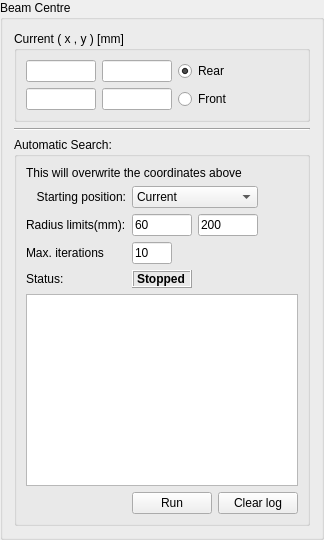
        <widget class="QGroupBox" name="groupBox_13">
         <property name="title">
          <string>Beam Centre</string>
         </property>
         <property name="flat">
          <bool>false</bool>
         </property>
         <property name="checkable">
          <bool>false</bool>
         </property>
         <layout class="QVBoxLayout" name="verticalLayout_12" stretch="1,1,2">
          <item>
           <widget class="QGroupBox" name="groupBox_12">
            <property name="title">
             <string>Current ( x , y ) [mm]</string>
            </property>
            <layout class="QGridLayout" name="gridLayout_31">
             <item row="0" column="0">
              <widget class="QLineEdit" name="rear_beam_x">
               <property name="maximumSize">
                <size>
                 <width>70</width>
                 <height>16777215</height>
                </size>
               </property>
               <property name="text">
                <string/>
               </property>
              </widget>
             </item>
             <item row="0" column="1">
              <widget class="QLineEdit" name="rear_beam_y">
               <property name="maximumSize">
                <size>
                 <width>70</width>
                 <height>16777215</height>
                </size>
               </property>
              </widget>
             </item>
             <item row="0" column="2">
              <widget class="QRadioButton" name="rear_radio">
               <property name="text">
                <string>Rear</string>
               </property>
               <property name="checked">
                <bool>true</bool>
               </property>
              </widget>
             </item>
             <item row="1" column="0">
              <widget class="QLineEdit" name="front_beam_x">
               <property name="maximumSize">
                <size>
                 <width>70</width>
                 <height>16777215</height>
                </size>
               </property>
               <property name="text">
                <string/>
               </property>
              </widget>
             </item>
             <item row="1" column="1">
              <widget class="QLineEdit" name="front_beam_y">
               <property name="maximumSize">
                <size>
                 <width>70</width>
                 <height>16777215</height>
                </size>
               </property>
              </widget>
             </item>
             <item row="1" column="2">
              <widget class="QRadioButton" name="front_radio">
               <property name="text">
                <string>Front</string>
               </property>
              </widget>
             </item>
            </layout>
            <zorder>rear_beam_y</zorder>
            <zorder>rear_radio</zorder>
            <zorder>front_beam_y</zorder>
            <zorder>front_beam_x</zorder>
            <zorder>front_radio</zorder>
            <zorder>rear_beam_x</zorder>
           </widget>
          </item>
          <item>
           <widget class="Line" name="line_3">
            <property name="orientation">
             <enum>Qt::Horizontal</enum>
            </property>
           </widget>
          </item>
          <item>
           <widget class="QGroupBox" name="groupBox_8">
            <property name="title">
             <string>Automatic Search:</string>
            </property>
            <layout class="QVBoxLayout" name="verticalLayout_3">
             <item>
              <widget class="QLabel" name="label_59">
               <property name="text">
                <string>This will overwrite the coordinates above</string>
               </property>
               <property name="wordWrap">
                <bool>true</bool>
               </property>
              </widget>
             </item>
             <item>
              <layout class="QHBoxLayout" name="horizontalLayout_19">
               <item>
                <layout class="QGridLayout" name="gridLayout_8">
                 <item row="0" column="0">
                  <widget class="QLabel" name="label_56">
                   <property name="text">
                    <string>Starting position:</string>
                   </property>
                   <property name="alignment">
                    <set>Qt::AlignRight|Qt::AlignTrailing|Qt::AlignVCenter</set>
                   </property>
                  </widget>
                 </item>
                 <item row="0" column="1" colspan="2">
                  <widget class="QComboBox" name="beamstart_box">
                   <property name="currentIndex">
                    <number>1</number>
                   </property>
                   <item>
                    <property name="text">
                     <string>Auto Find</string>
                    </property>
                   </item>
                   <item>
                    <property name="text">
                     <string>Current</string>
                    </property>
                   </item>
                  </widget>
                 </item>
                 <item row="1" column="0">
                  <widget class="QLabel" name="label_57">
                   <property name="text">
                    <string>Radius limits(mm):</string>
                   </property>
                  </widget>
                 </item>
                 <item row="1" column="1">
                  <widget class="QLineEdit" name="beam_rmin">
                   <property name="maximumSize">
                    <size>
                     <width>60</width>
                     <height>16777215</height>
                    </size>
                   </property>
                   <property name="text">
                    <string>60</string>
                   </property>
                  </widget>
                 </item>
                 <item row="1" column="2">
                  <widget class="QLineEdit" name="beam_rmax">
                   <property name="maximumSize">
                    <size>
                     <width>60</width>
                     <height>16777215</height>
                    </size>
                   </property>
                   <property name="text">
                    <string>200</string>
                   </property>
                  </widget>
                 </item>
                 <item row="2" column="0">
                  <widget class="QLabel" name="label_60">
                   <property name="text">
                    <string>Max. iterations</string>
                   </property>
                  </widget>
                 </item>
                 <item row="2" column="1">
                  <widget class="QLineEdit" name="beam_iter">
                   <property name="maximumSize">
                    <size>
                     <width>40</width>
                     <height>16777215</height>
                    </size>
                   </property>
                   <property name="text">
                    <string>10</string>
                   </property>
                  </widget>
                 </item>
                 <item row="3" column="0">
                  <widget class="QLabel" name="label_35">
                   <property name="text">
                    <string>Status: </string>
                   </property>
                  </widget>
                 </item>
                 <item row="3" column="1">
                  <widget class="QLabel" name="centre_stat">
                   <property name="frameShape">
                    <enum>QFrame::Box</enum>
                   </property>
                   <property name="frameShadow">
                    <enum>QFrame::Raised</enum>
                   </property>
                   <property name="text">
                    <string>&lt;!DOCTYPE HTML PUBLIC &quot;-//W3C//DTD HTML 4.0//EN&quot; &quot;http://www.w3.org/TR/REC-html40/strict.dtd&quot;&gt;
&lt;html&gt;&lt;head&gt;&lt;meta name=&quot;qrichtext&quot; content=&quot;1&quot; /&gt;&lt;style type=&quot;text/css&quot;&gt;
p, li { white-space: pre-wrap; }
&lt;/style&gt;&lt;/head&gt;&lt;body style=&quot; font-family:'Sans Serif'; font-size:9pt; font-weight:400; font-style:normal;&quot;&gt;
&lt;p style=&quot; margin-top:0px; margin-bottom:0px; margin-left:0px; margin-right:0px; -qt-block-indent:0; text-indent:0px;&quot;&gt;&lt;span style=&quot; font-weight:600;&quot;&gt;Stopped&lt;/span&gt;&lt;/p&gt;&lt;/body&gt;&lt;/html&gt;</string>
                   </property>
                   <property name="textFormat">
                    <enum>Qt::RichText</enum>
                   </property>
                  </widget>
                 </item>
                </layout>
               </item>
               <item>
                <spacer name="horizontalSpacer_7">
                 <property name="orientation">
                  <enum>Qt::Horizontal</enum>
                 </property>
                 <property name="sizeHint" stdset="0">
                  <size>
                   <width>40</width>
                   <height>20</height>
                  </size>
                 </property>
                </spacer>
               </item>
              </layout>
             </item>
             <item>
              <widget class="QTextBrowser" name="centre_logging">
               <property name="openLinks">
                <bool>false</bool>
               </property>
              </widget>
             </item>
             <item>
              <layout class="QHBoxLayout" name="horizontalLayout_23">
               <item>
                <spacer name="horizontalSpacer_24">
                 <property name="orientation">
                  <enum>Qt::Horizontal</enum>
                 </property>
                 <property name="sizeHint" stdset="0">
                  <size>
                   <width>40</width>
                   <height>20</height>
                  </size>
                 </property>
                </spacer>
               </item>
               <item>
                <widget class="QPushButton" name="runcentreBtn">
                 <property name="text">
                  <string>Run</string>
                 </property>
                </widget>
               </item>
               <item>
                <widget class="QPushButton" name="clear_log">
                 <property name="text">
                  <string>Clear log</string>
                 </property>
                </widget>
               </item>
              </layout>
             </item>
            </layout>
           </widget>
          </item>
         </layout>
        </widget>
